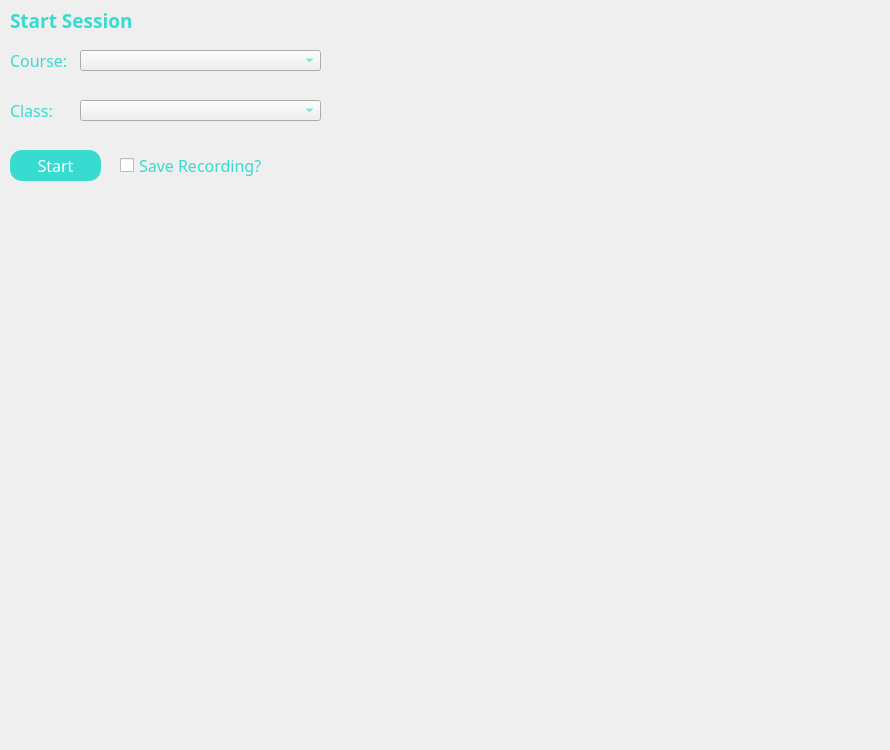
    <widget class="QWidget" name="i_start_session_sec">
     <widget class="QStackedWidget" name="i_video_sec">
      <property name="geometry">
       <rect>
        <x>0</x>
        <y>0</y>
        <width>881</width>
        <height>741</height>
       </rect>
      </property>
      <property name="currentIndex">
       <number>0</number>
      </property>
      <widget class="QWidget" name="i_choose_course">
       <widget class="QPushButton" name="i_start">
        <property name="geometry">
         <rect>
          <x>10</x>
          <y>150</y>
          <width>91</width>
          <height>31</height>
         </rect>
        </property>
        <property name="font">
         <font>
          <family>RB</family>
          <pointsize>12</pointsize>
         </font>
        </property>
        <property name="cursor">
         <cursorShape>PointingHandCursor</cursorShape>
        </property>
        <property name="styleSheet">
         <string notr="true">QPushButton {
	border-radius: 12px;
	background-color: #38DBD0;
	color:rgb(255, 255, 255);

}

QPushButton:hover {
	background-color: #23b2a8;
	color: rgb(255, 255, 255);
}

QPushButton:pressed {
	background-color: #38DBD0;
}</string>
        </property>
        <property name="text">
         <string>Start</string>
        </property>
        <property name="iconSize">
         <size>
          <width>30</width>
          <height>30</height>
         </size>
        </property>
        <property name="checkable">
         <bool>false</bool>
        </property>
        <property name="autoDefault">
         <bool>true</bool>
        </property>
        <property name="default">
         <bool>false</bool>
        </property>
        <property name="flat">
         <bool>false</bool>
        </property>
       </widget>
       <widget class="QLabel" name="i_title_start">
        <property name="geometry">
         <rect>
          <x>10</x>
          <y>10</y>
          <width>211</width>
          <height>21</height>
         </rect>
        </property>
        <property name="font">
         <font>
          <family>RB</family>
          <pointsize>14</pointsize>
          <weight>75</weight>
          <bold>true</bold>
         </font>
        </property>
        <property name="styleSheet">
         <string notr="true">color: #38DBD0;</string>
        </property>
        <property name="text">
         <string>Start Session</string>
        </property>
       </widget>
       <widget class="QComboBox" name="i_courses_cb">
        <property name="geometry">
         <rect>
          <x>80</x>
          <y>50</y>
          <width>241</width>
          <height>21</height>
         </rect>
        </property>
        <property name="font">
         <font>
          <family>RB</family>
          <pointsize>10</pointsize>
         </font>
        </property>
        <property name="styleSheet">
         <string notr="true">color: #38DBD0;
foregroung: white;
</string>
        </property>
       </widget>
       <widget class="QComboBox" name="i_classes_cb">
        <property name="geometry">
         <rect>
          <x>80</x>
          <y>100</y>
          <width>241</width>
          <height>21</height>
         </rect>
        </property>
        <property name="font">
         <font>
          <family>RB</family>
          <pointsize>10</pointsize>
         </font>
        </property>
        <property name="styleSheet">
         <string notr="true">color: #38DBD0;</string>
        </property>
       </widget>
       <widget class="QLabel" name="label_3">
        <property name="geometry">
         <rect>
          <x>10</x>
          <y>50</y>
          <width>61</width>
          <height>21</height>
         </rect>
        </property>
        <property name="font">
         <font>
          <family>RB</family>
          <pointsize>12</pointsize>
         </font>
        </property>
        <property name="styleSheet">
         <string notr="true">color: #38DBD0;</string>
        </property>
        <property name="text">
         <string>Course:</string>
        </property>
       </widget>
       <widget class="QLabel" name="label_4">
        <property name="geometry">
         <rect>
          <x>10</x>
          <y>100</y>
          <width>51</width>
          <height>21</height>
         </rect>
        </property>
        <property name="font">
         <font>
          <family>RB</family>
          <pointsize>12</pointsize>
         </font>
        </property>
        <property name="styleSheet">
         <string notr="true">color: #38DBD0;</string>
        </property>
        <property name="text">
         <string>Class:</string>
        </property>
       </widget>
       <widget class="QCheckBox" name="i_save_recording_checkbox">
        <property name="geometry">
         <rect>
          <x>120</x>
          <y>150</y>
          <width>151</width>
          <height>31</height>
         </rect>
        </property>
        <property name="font">
         <font>
          <family>RB</family>
          <pointsize>12</pointsize>
         </font>
        </property>
        <property name="styleSheet">
         <string notr="true">color: #38DBD0;</string>
        </property>
        <property name="text">
         <string>Save Recording?</string>
        </property>
       </widget>
      </widget>
      <widget class="QWidget" name="i_video_holder">
       <widget class="QLabel" name="i_cam_feed">
        <property name="geometry">
         <rect>
          <x>13</x>
          <y>110</y>
          <width>864</width>
          <height>486</height>
         </rect>
        </property>
        <property name="styleSheet">
         <string notr="true">QLabel{
	border: 1px solid #38DBD0;
	border-radius: 5px
}</string>
        </property>
        <property name="text">
         <string/>
        </property>
       </widget>
      </widget>
     </widget>
    </widget>
